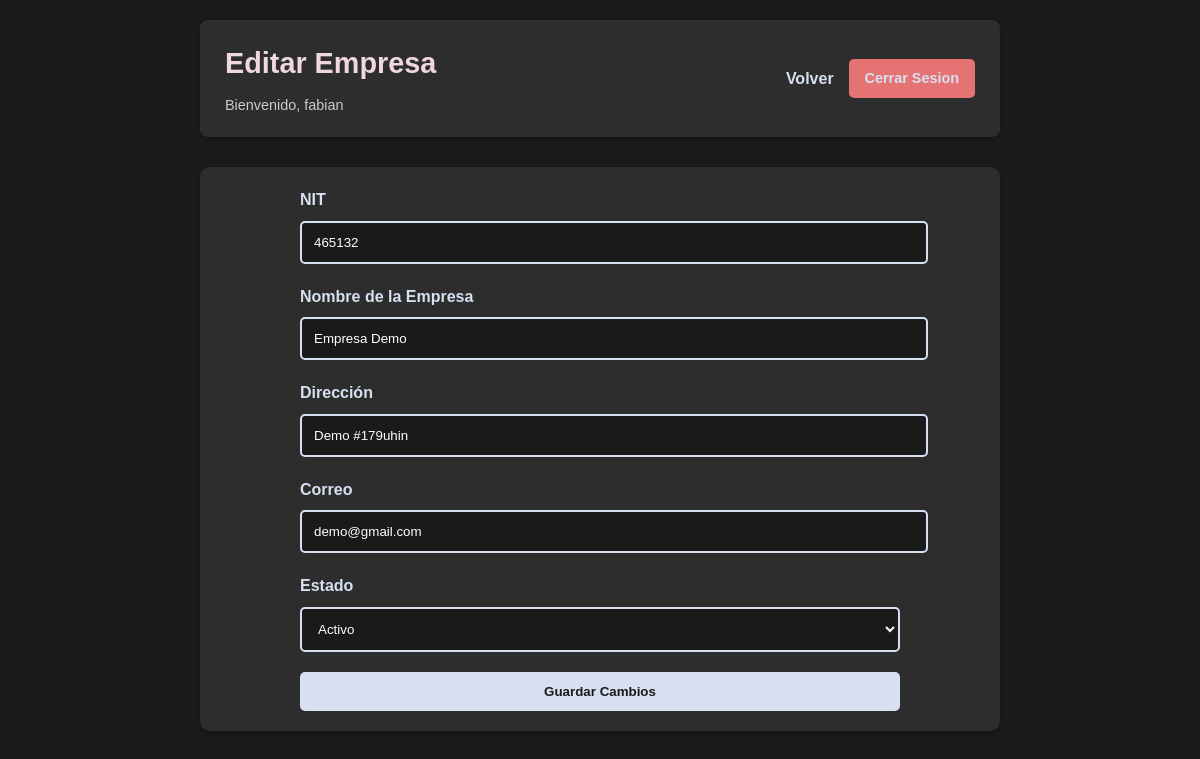
The page /vistas/spadmin/empresa/editar_empresa.php?nit=465132 (signed in) on the database its author committed.
### tables this page shows
CREATE TABLE `empresa` (
  `NIT` varchar(200) NOT NULL,
  `nom_empresa` varchar(150) NOT NULL,
  `direccion` varchar(100) NOT NULL,
  `correo` varchar(60) NOT NULL,
  `id_estado` int(11) NOT NULL
);

### vistas/spadmin/empresa/editar_empresa.php (the view, shortened to what this page needs)
<?php
$conex = new Database;
$con = $conex->conectar();
$nit = $_GET['nit'];
$sql = $con->prepare("SELECT * FROM empresa WHERE NIT = ?");
$sql->execute([$nit]);
$empresa = $sql->fetch(PDO::FETCH_ASSOC);
?>
<!DOCTYPE html>
<html lang="es">
<head>
    <link rel="stylesheet" href="../../../assets/css/blog.css">
    <link rel="stylesheet" href="../../../assets/css/licencias.css">
</head>
<body>
    <div class="container">
        <header>
            <div class="header-container">
                <div>
                    <h1>Editar Empresa</h1>
                    <p>Bienvenido, <?php echo $_SESSION['nom_usu']; ?></p>
                </div>
                <div class="admin-actions">
                    <a href="../empresas.php" class="btn-volver">Volver</a>
                    <a href="../../../includes/cerrar_sesion.php" class="cerrar-sesion">Cerrar Sesion</a>
                </div>
            </div>
        </header>
        <div class="form-container">
            <form method="post" class="form-empresa">
                <div class="form-group">
                    <label>NIT</label>
                    <input type="text" value="<?php echo htmlspecialchars($empresa['NIT']); ?>" disabled>
                </div>
                <div class="form-group">
                    <label>Nombre de la Empresa</label>
                    <input type="text" name="nom_empresa" value="<?php echo htmlspecialchars($empresa['nom_empresa']); ?>" required>
                </div>
                <div class="form-group">
                    <label>Dirección</label>
                    <input type="text" name="direccion" value="<?php echo htmlspecialchars($empresa['direccion']); ?>">
                </div>
                <div class="form-group">
                    <label>Correo</label>
                    <input type="email" name="correo" value="<?php echo htmlspecialchars($empresa['correo']); ?>">
                </div>
                <div class="form-group">
                    <label>Estado</label>
                    <select name="id_estado" required>
                        <?php
                        $sql_estado = $con->prepare("SELECT * FROM estado");
                        $sql_estado->execute();
                        $estados = $sql_estado->fetchAll(PDO::FETCH_ASSOC);
                        foreach($estados as $estado) {
                            $selected = ($estado['id_estado'] == $empresa['id_estado']) ? 'selected' : '';
                            echo "<option value='" . $estado['id_estado'] . "' $selected>" . $estado['nom_estado'] . "</option>";
                        }
                        ?>
                    </select>
                </div>
                <button type="submit" name="editar">Guardar Cambios</button>
            </form>
        </div>
    </div>
</body>
</html>

### assets/css/blog.css (style rules this page uses)
:root { --bg-dark: #1a1a1a; --bg-card: #2d2d2d; --text-primary: #ffffff; --text-secondary: #cccccc; --accent-1: #f0d6e0; --accent-2: #d6e0f0; --accent-3: #e0f0d6; }
body { background-color: var(--bg-dark); color: var(--text-primary); font-family: 'Arial', sans-serif; margin: 0; padding: 0; line-height: 1.6; }
.container { max-width: 800px; margin: 0 auto; padding: 20px; }
header { padding: 0; border-bottom: none; margin-bottom: 30px; }
.header-container { display: flex; justify-content: space-between; align-items: center; padding: 20px 25px; background-color: var(--bg-card); border-radius: 8px; box-shadow: 0 2px 4px rgba(0, 0, 0, 0.2); margin-bottom: 0; }
.header-container > div:first-child { margin-right: 20px; }
.header-container h1 { color: var(--accent-1); margin: 0 0 8px 0; font-size: 1.8em; }
.header-container p { margin: 0; color: var(--text-secondary); font-size: 0.9em; }
.admin-actions { display: flex; align-items: center; gap: 15px; }
.admin-actions a { margin-left: 0; text-decoration: none; color: var(--accent-2); font-weight: bold; transition: color 0.3s ease; }
.cerrar-sesion { background-color: #e57373; color: var(--bg-dark); padding: 8px 16px; border-radius: 5px; text-decoration: none; font-weight: bold; transition: all 0.3s ease; font-size: 0.9em; }
.form-group { margin-bottom: 15px; }
input[type="text"], textarea { width: 100%; padding: 10px; border: 1px solid var(--accent-2); background-color: var(--bg-dark); color: var(--text-primary); border-radius: 5px; }
button { background-color: var(--accent-2); color: var(--bg-dark); border: none; padding: 10px 20px; border-radius: 5px; cursor: pointer; font-weight: bold; transition: all 0.3s ease; }

### assets/css/licencias.css (style rules this page uses)
:root { --estado-activo: #4CAF50; --estado-inactivo: #ff9800; --estado-expirado: #f44336; --demo-color: #2196F3; --comercial-color: #9c27b0; }
.form-container { max-width: 800px; margin: 20px auto; padding: 20px; background-color: var(--bg-card); border-radius: 10px; box-shadow: 0 2px 4px rgba(0, 0, 0, 0.2); }
.form-empresa { max-width: 600px; margin: 0 auto; }
.form-empresa .form-group { margin-bottom: 20px; }
.form-empresa label { display: block; margin-bottom: 8px; color: var(--accent-2); font-weight: bold; }
.form-empresa input, .form-empresa select { width: 100%; padding: 12px; border: 2px solid var(--accent-2); background-color: var(--bg-dark); color: var(--text-primary); border-radius: 5px; transition: all 0.3s ease; }
.form-empresa button { width: 100%; padding: 12px; background-color: var(--accent-2); color: var(--bg-dark); border: none; border-radius: 5px; font-weight: bold; cursor: pointer; transition: all 0.3s ease; }

### rows shown on the page
empresa: NIT "465132", nom_empresa "Empresa Demo", direccion "Demo #179uhin", correo "demo@gmail.com"

### other values the page prints
$_SESSION['nom_usu'] "fabian"
form field id_estado "Activo"
